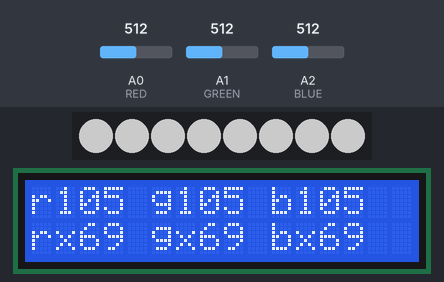
Simulated run of this sketch. Board: Arduino Uno, built with avr-gcc and run on an emulated ATmega328P. Shown: 8 RGB LEDs in strip order, left to right, 16×2 character LCD. Inputs (shaded band) come from the test bench; at power-on: A0 (RED) = 512, A2 (BLUE) = 512, A1 (GREEN) = 512. Dim RGB values are drawn brighter than linear; what the sketch prints to the serial monitor is not drawn.

Above: at 1.2 s.
1.3 s: A0 (RED) set to 716
At 2.0 s:
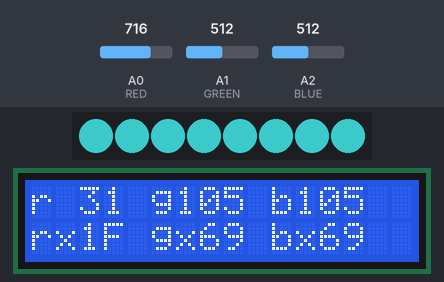
2.8 s: A2 (BLUE) set to 716
At 3.5 s:
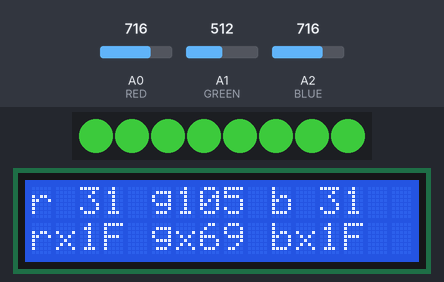
4.3 s: A1 (GREEN) set to 716
At 5.0 s:
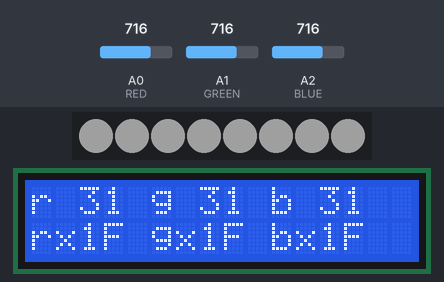
5.8 s: A0 (RED) set to 900
At 6.4 s:
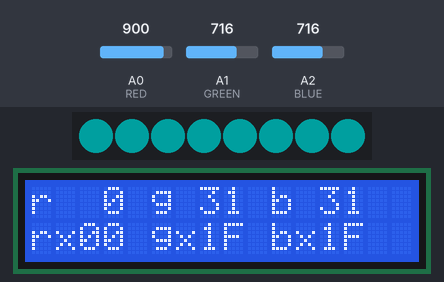
7.3 s: A2 (BLUE) set to 511
At 7.9 s:
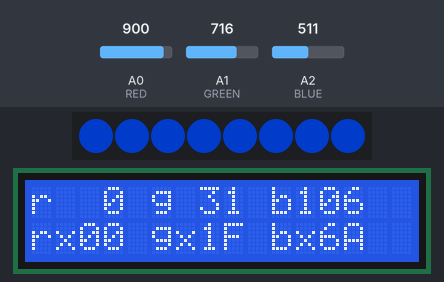
8.8 s: A1 (GREEN) set to 900
At 9.3 s:
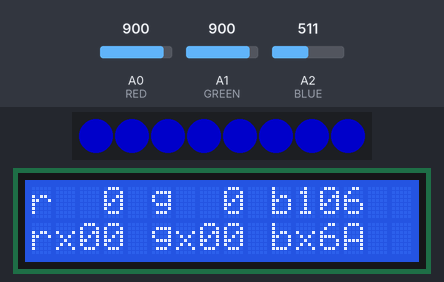
Timing chart, 0 to 11.3 s (numbered marks = the images above; inputs shaded):
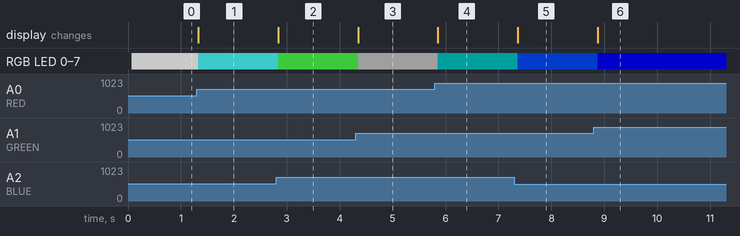

Measured:
- after the input at 1.3 s, RGB LED 0–7: RGB(105, 105, 105) → RGB(31, 105, 105) at once; the display: changes at once (image 1)
- after the input at 2.8 s, RGB LED 0–7: RGB(31, 105, 105) → RGB(31, 105, 31) at once; the display: changes at once (image 2)
- after the input at 4.3 s, RGB LED 0–7: RGB(31, 105, 31) → RGB(31, 31, 31) after 0.05 s; the display: changes after 0.05 s (image 3)
- after the input at 5.8 s, RGB LED 0–7: RGB(31, 31, 31) → RGB(0, 31, 31) after 0.05 s; the display: changes after 0.05 s (image 4)
- after the input at 7.3 s, RGB LED 0–7: RGB(0, 31, 31) → RGB(0, 31, 106) after 0.06 s; the display: changes after 0.06 s (image 5)
- after the input at 8.8 s, RGB LED 0–7: RGB(0, 31, 106) → RGB(0, 0, 106) after 0.07 s; the display: changes after 0.07 s (image 6)

The sketch:

RGB_Selector.ino
```cpp
//
// Uses 3 x 100kOhm potentiometers to vary the red, green and blue values
//
//  The LCD circuit:
// * LCD RS pin to digital pin 12
// * LCD (E)nable pin to digital pin 11
// * LCD D4 pin to digital pin 5
// * LCD D5 pin to digital pin 4
// * LCD D6 pin to digital pin 3
// * LCD D7 pin to digital pin 2
// * LCD R/W pin to ground
// * LCD VSS pin to ground
// * LCD VCC pin to 5V
// * 10K resistor:
// * ends to +5V and ground
// * wiper to LCD VO pin (pin 3)
//
// MK - Add rotary encoder to wind through the rainbow
// MK - Replace potentiometers with rotary encoders
// MK - Add separate power supply for LEDs
//

#include <Adafruit_NeoPixel.h>
#include <LiquidCrystal.h>

#ifdef __AVR__
  #include <avr/power.h>
#endif

// LEDs
#define PIN 6
#define NUM_LEDS 8      // Can be more with an external power supply for the LEDs

Adafruit_NeoPixel strip = Adafruit_NeoPixel(NUM_LEDS, PIN, NEO_GRB + NEO_KHZ800);

// LCD
// initialize the library by associating any needed LCD interface pin
// with the arduino pin number it is connected to
const int rs = 12, en = 11, d4 = 5, d5 = 4, d6 = 3, d7 = 2;
LiquidCrystal lcd(rs, en, d4, d5, d6, d7);

int red = 0;
int green = 0;
int blue = 0;

//
void setup()
{
  strip.begin();

  // Potentiometers - replace with 3 rotary encoders or R, G, B buttons + 1 rotary encoder
  pinMode(A0, INPUT); // RED
  pinMode(A1, INPUT); // GREEN
  pinMode(A2, INPUT); // BLUE

  // set up the LCD's number of columns and rows:
  lcd.begin(16, 2);

  Serial.begin(9600);
  Serial.println("Ready");
}

//
void loop()
{
  bool changed = false;

  // Read the current potentiometer values
  int newRed = analogRead(A0);
  int newGreen = analogRead(A1);
  int newBlue = analogRead(A2);

  newRed = map(newRed, 100, 800, 255, 0);
  newRed = constrain(newRed, 0, 255);
  newGreen = map(newGreen, 100, 800, 255, 0);
  newGreen = constrain(newGreen, 0, 255);
  newBlue = map(newBlue, 100, 800, 255, 0);
  newBlue = constrain(newBlue, 0, 255);

  // Only update the LEDs and LCD if the values have changed
  if (red != newRed || green != newGreen || blue != newBlue)
  {
    red = newRed;
    green = newGreen;
    blue = newBlue;

    // Print the RGB values to the serial monitor
    Serial.print("Red ");
    Serial.print(red);
    Serial.print(" (0x");
    Serial.print(red, HEX);
    Serial.print(") green ");
    Serial.print(green);
    Serial.print(" (0x");
    Serial.print(red, HEX);
    Serial.print(") blue ");
    Serial.print(blue);
    Serial.print(" (0x");
    Serial.print(blue, HEX);
    Serial.println(")");

    // Display the RGB values as decimal
    lcd.setCursor(0, 0);
    lcd.print("r");
    if (red < 100)
      lcd.print(" ");
    if (red < 10)
      lcd.print(" ");
    lcd.print(red);
    lcd.setCursor(5, 0);
    lcd.print("g");
    if (green < 100)
      lcd.print(" ");
    if (green < 10)
      lcd.print(" ");
    lcd.print(green);
    lcd.setCursor(10, 0);
    lcd.print("b");
    if (blue < 100)
      lcd.print(" ");
    if (blue < 10)
      lcd.print(" ");
    lcd.print(blue);

    // Now display the values as hex
    lcd.setCursor(0, 1);
    lcd.print("rx");
    if (red < 0x10)
      lcd.print("0");
    lcd.print(red, HEX);
    lcd.setCursor(5, 1);
    lcd.print("gx");
    if (green < 0x10)
      lcd.print("0");
    lcd.print(green, HEX);
    lcd.setCursor(10, 1);
    lcd.print("bx");
    if (blue < 0x10)
      lcd.print("0");
    lcd.print(blue, HEX);

    // Set the LEDs
    for(int i = 0; i < NUM_LEDS; i++)
      strip.setPixelColor(i, red, green, blue);

    strip.show();
  }

  // Pause a bit
  delay(250);
}
```
